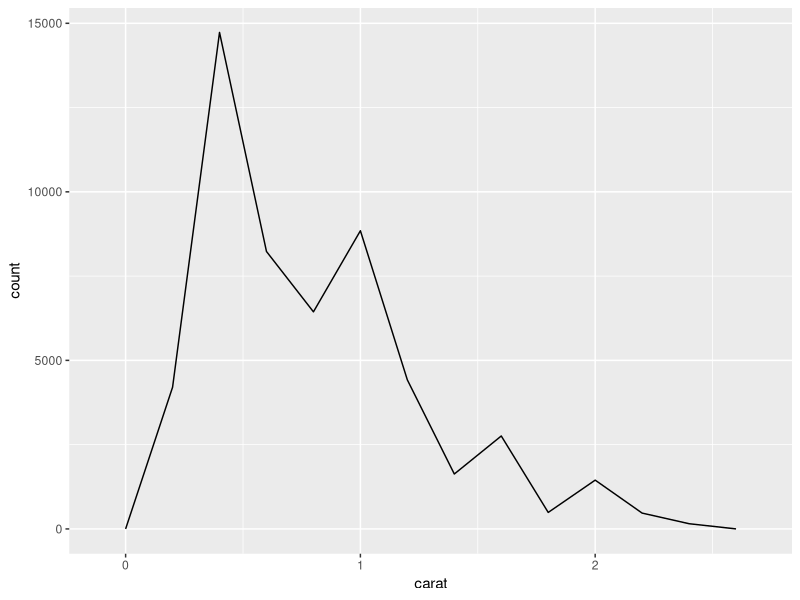

Recreate this plot in R.
## ---- chunk 1
knitr::opts_chunk$set(echo = FALSE)
## ---- chunk 2
library("ggplot2")
library("dplyr")
## ---- chunk 3
smaller <- diamonds %>% 
  filter(carat <= 2.5)
## ---- chunk 4
larger <- nrow(diamonds) - nrow(smaller)
percentage_larger <- larger / nrow(diamonds) * 100

comma <- function(x) {
  format(x, digits = 3, big.mark = ",")
}
## ---- chunk 5
smaller %>% 
  ggplot(aes(carat)) +
  geom_freqpoly(binwidth = 0.2)
